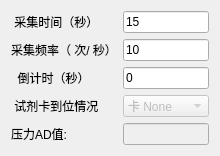
     <widget class="QWidget" name="gridLayoutWidget_4">
      <property name="geometry">
       <rect>
        <x>530</x>
        <y>430</y>
        <width>220</width>
        <height>141</height>
       </rect>
      </property>
      <layout class="QGridLayout" name="gridLayout_4">
       <item row="2" column="1">
        <widget class="QLineEdit" name="shengyuSec">
         <property name="text">
          <string>0</string>
         </property>
        </widget>
       </item>
       <item row="1" column="1">
        <widget class="QLineEdit" name="recADFreq">
         <property name="text">
          <string>10</string>
         </property>
        </widget>
       </item>
       <item row="3" column="1">
        <widget class="QComboBox" name="Ka">
         <property name="enabled">
          <bool>false</bool>
         </property>
         <property name="currentIndex">
          <number>0</number>
         </property>
         <item>
          <property name="text">
           <string>卡 None</string>
          </property>
         </item>
         <item>
          <property name="text">
           <string>卡 到位</string>
          </property>
         </item>
        </widget>
       </item>
       <item row="0" column="0">
        <widget class="QLabel" name="label_14">
         <property name="text">
          <string> 采集时间（秒）</string>
         </property>
        </widget>
       </item>
       <item row="4" column="1">
        <widget class="QLineEdit" name="YaliValue">
         <property name="enabled">
          <bool>false</bool>
         </property>
        </widget>
       </item>
       <item row="1" column="0">
        <widget class="QLabel" name="label_17">
         <property name="text">
          <string>采集频率（ 次/ 秒）</string>
         </property>
        </widget>
       </item>
       <item row="2" column="0">
        <widget class="QLabel" name="label_18">
         <property name="text">
          <string>  倒计时（秒）</string>
         </property>
        </widget>
       </item>
       <item row="3" column="0">
        <widget class="QLabel" name="label_19">
         <property name="text">
          <string> 试剂卡到位情况</string>
         </property>
        </widget>
       </item>
       <item row="4" column="0">
        <widget class="QLabel" name="label_20">
         <property name="text">
          <string>压力AD值:</string>
         </property>
        </widget>
       </item>
       <item row="0" column="1">
        <widget class="QLineEdit" name="recTime">
         <property name="text">
          <string>15</string>
         </property>
        </widget>
       </item>
      </layout>
     </widget>
